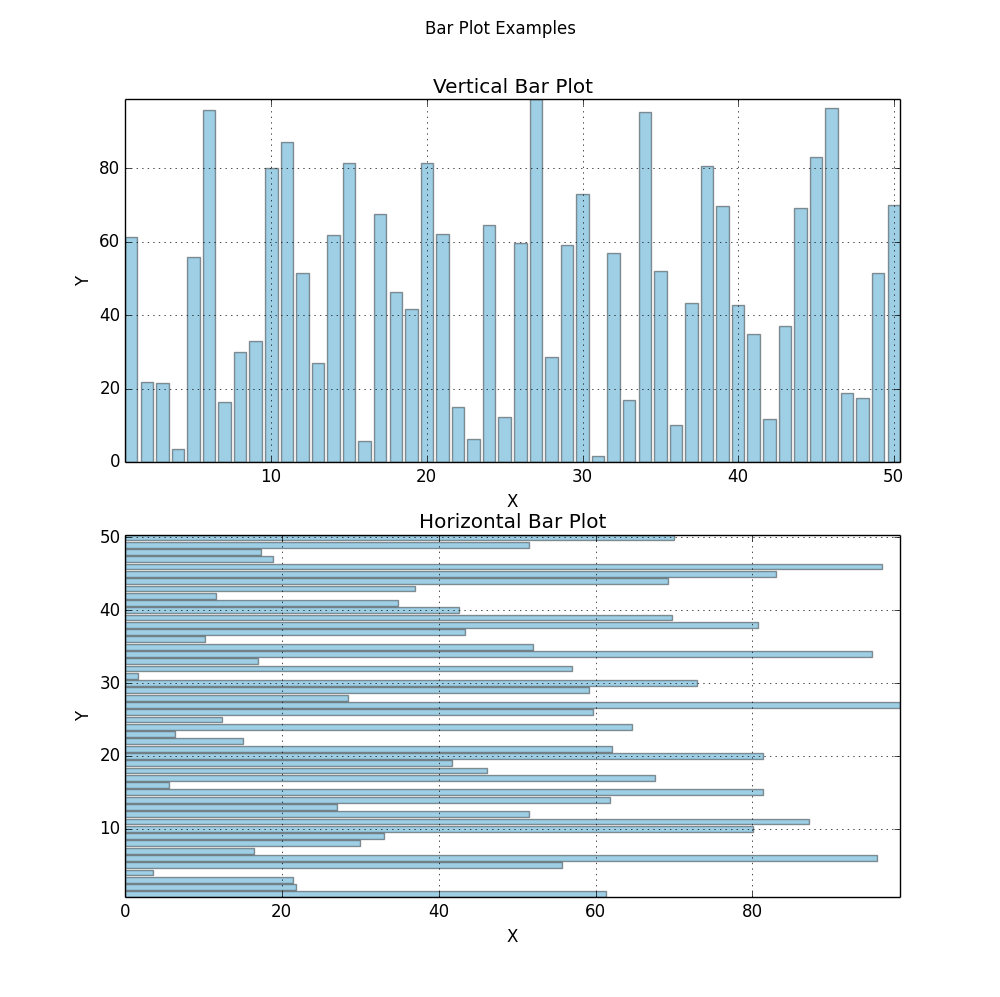

Generate this figure with Julia:
# Julia 0.2 RC1
# Created: 29.10.13
# Last Edit: 31.10.13

using PyPlot

close("all") # Close all currently open figures

#################
#  Create Data  #
#################
x = [1:1:50]
y = 100*rand(50);

################
##  Bar Plot  ##
################
fig = figure(figsize=(10,10))
subplot(211)
b = bar(x,y,color="#0f87bf",align="center",alpha=0.4)
axis("tight")
title("Vertical Bar Plot")
grid("on")
xlabel("X")
ylabel("Y")

subplot(212)
b = barh(x,y,color="#0f87bf",align="center",alpha=0.4)

axis("tight")
title("Horizontal Bar Plot")
grid("on")
xlabel("X")
ylabel("Y")

suptitle("Bar Plot Examples")
